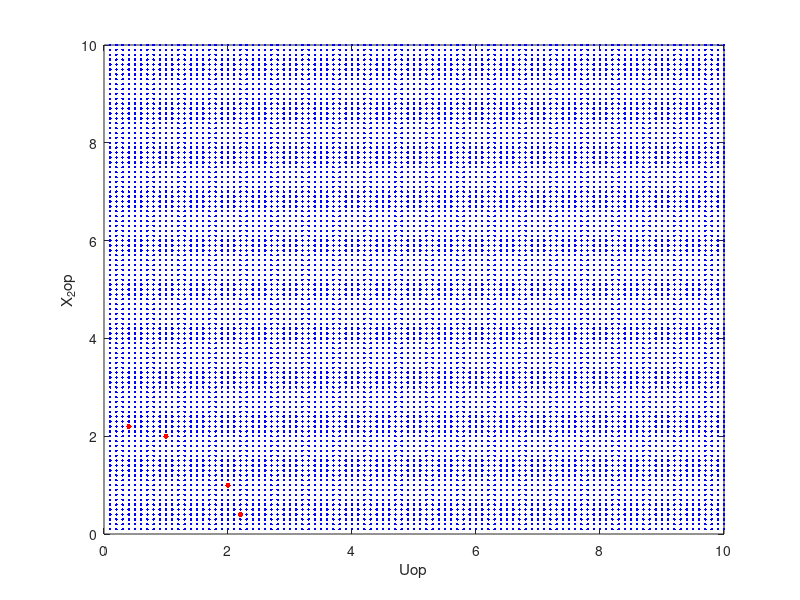
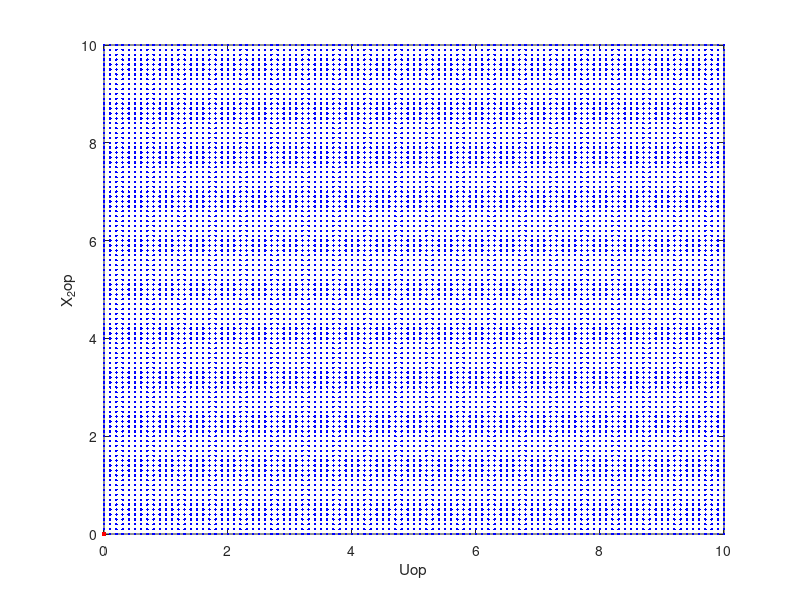
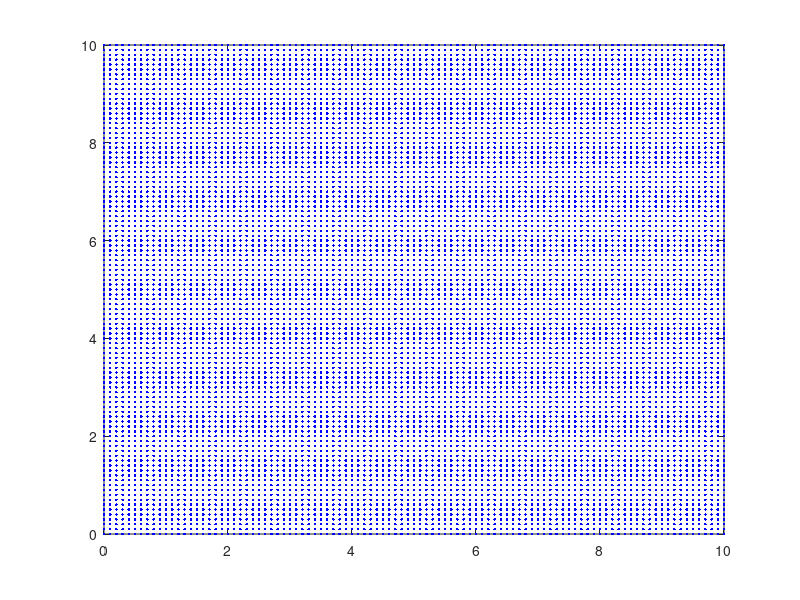

The MATLAB script that drew these images, in order: (Note: this script raises an error after producing the figures.)
%% Instituto Federal Fluminense
%  Laboratório de Controle e Sinais - 2022.2
%  Semana 01 - Busca do ponto de operação
%  Aluno: Kaique Guimarães Cerqueira

%% Dado o sistema não Linear:
% X_1_dot = X_2
% X_2_dot = a * u^2 + b * sign(X_2) * X_2^2
% Adota-se os parâmetros a e b como unitários.
% Busque o ponto de operação nos 4 casos a seguir:
% -------------------Dúvidas---------------------------------
% O que seria o resultado esperado? X_1 e X_2 nos pontos de operação?
% Como visualizar o resultado? no plano em espaços de estado?
%% a) X_2_op = 5
clear, clc, close all
% X_1_dot_op = 5
% X_2_dot_op = 1*u^2 + 1*sign(X_2)*X_2^2 -> naive search

u_trial = 0.1:0.1:10;
X_2_trial = u_trial;
output = [];
X_2_dot_trim = [];

for X_2 = X_2_trial
    for u = u_trial
        X_2_dot_op = u*u + sign(X_2)*X_2*X_2;

        if (abs(X_2_dot_op-5) <= 1e-5) % Vínculo para o critério ser atendido
            X_2_dot_trim = [X_2_dot_trim X_2_dot_op];
            output = [output; u X_2];
        end
    end
end
X_2_dot_trim

[X_plt, Y_plt] = meshgrid(u_trial,X_2_trial);
figure()
    plot(X_plt,Y_plt, '.b')
    hold on
    plot(output(:,1), output(:,2), '.r', 'MarkerSize', 12)
    xlabel("Uop")
    ylabel("X_{2}op")

%% b) X_1_op = 10, logo:
clear, clc, close all
% X_1_dot_op = 0 -> X_2 = 0
% X_2_dot_op = 1*u^2 + 1*0*0^2 -> naive search
u_trial = 0:0.1:10;
X_2_trial = u_trial;
output = [];
X_2_dot_trim = [];

for X_2 = X_2_trial
    for u = u_trial
        X_2_dot_op = u*u + sign(X_2)*X_2*X_2;

        if (abs(X_2_dot_op-0) <= 1e-5) % Vínculo para o critério ser atendido
            X_2_dot_trim = [X_2_dot_trim X_2_dot_op];
            output = [output; u X_2];
        end
    end
end
X_2_dot_trim

[X_plt, Y_plt] = meshgrid(u_trial,X_2_trial);
figure()
    plot(X_plt,Y_plt, '.b')
    hold on
    plot(output(:,1), output(:,2), '.r', 'MarkerSize', 12)
    xlabel("Uop")
    ylabel("X_{2}op")

%% c) X_1_op = 3*t + 5, logo:
clear, clc, close all
% X_1_dot_op = 3 -> X_2 = 3
% X_2_dot_op = 1*u^2 + 1*1*3^2 -> naive search
u_trial = 0:0.1:10;
X_2_trial = u_trial;
output = [];
X_2_dot_trim = [];

for X_2 = X_2_trial
    for u = u_trial
        X_2_dot_op = u*u + sign(X_2)*X_2*X_2;

        if (abs(X_2_dot_op-3) <= 1e-5) % Vínculo para o critério ser atendido
            X_2_dot_trim = [X_2_dot_trim X_2_dot_op];
            output = [output; u X_2];
        end
    end
end
X_2_dot_trim

[X_plt, Y_plt] = meshgrid(u_trial,X_2_trial);
figure()
    plot(X_plt,Y_plt, '.b')
    hold on
    plot(output(:,1), output(:,2), '.r', 'MarkerSize', 12)
    xlabel("Uop")
    ylabel("X_{2}op")

%% d) U_op = 4, X_2_dot_op = 0, logo:
clear, clc, close all
% X_1_dot_op = 0 -> X_2 = 0
% X_2_dot_op = 1*u^2 + 1*0*0^2 -> naive search (NÃO ENCONTRADO)
u_trial = 0:0.1:10;
X_2_trial = u_trial;
output = [];
X_2_dot_trim = [];

for X_2 = X_2_trial
    for u = u_trial
        X_2_dot_op = u*u + sign(X_2)*X_2*X_2;

        if ((abs(u-4) <= 1e-4) && (abs(X_2_dot_op) <= 1e-4)) % Vínculo para o critério ser atendido
            X_2_dot_trim = [X_2_dot_trim X_2_dot_op];
            output = [output; u X_2];
        end
    end
end
X_2_dot_trim

[X_plt, Y_plt] = meshgrid(u_trial,X_2_trial);
figure()
    plot(X_plt,Y_plt, '.b')
    hold on
    plot(output(:,1), output(:,2), '.r', 'MarkerSize', 12)
    xlabel("Uop")
    ylabel("X_{2}op")






